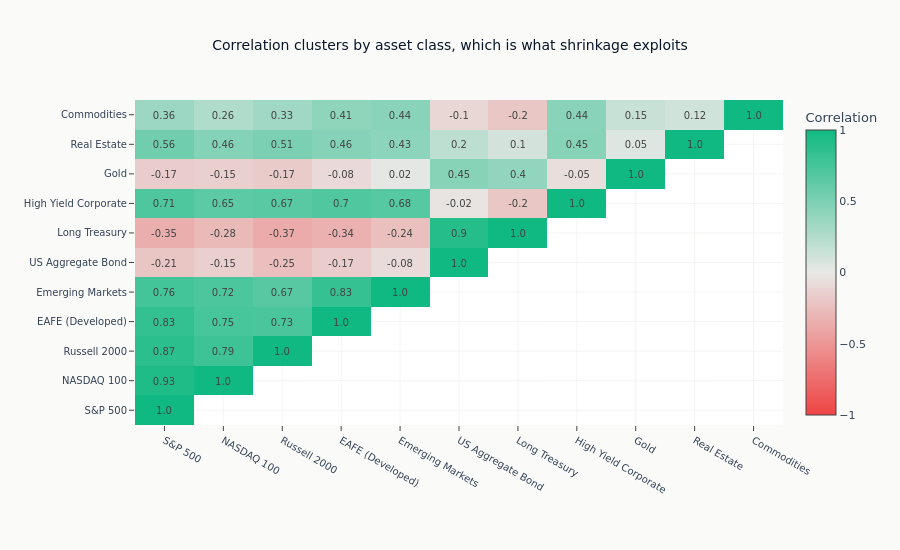

The cell this chart's notebook holds for it:
### Markdown cell above
## 2. Correlation Analysis

Only training observations enter the correlation map and every fitted allocator below.

### Code cell
# Training-period correlation matrix with the redundant upper triangle masked.
corr_matrix = train_returns.corr()
corr_values = corr_matrix.to_numpy()
mask = np.triu(np.ones_like(corr_values, dtype=bool), k=1)
heatmap_values = np.where(mask, np.nan, corr_values)
heatmap_text = np.where(mask, "", np.round(corr_values, 2).astype(str))
off_diagonal = corr_matrix.where(~np.eye(len(corr_matrix), dtype=bool)).stack()
strongest_pair = off_diagonal.idxmax()
strongest_corr = float(off_diagonal.max())

fig = go.Figure(
    data=go.Heatmap(
        z=heatmap_values,
        x=[ETF_UNIVERSE[s] for s in corr_matrix.columns],
        y=[ETF_UNIVERSE[s] for s in corr_matrix.index],
        colorscale=ml4t_diverging(),
        zmid=0,
        zmin=-1,
        zmax=1,
        text=heatmap_text,
        texttemplate="%{text}",
        textfont={"size": 10},
        hoverongaps=False,
        colorbar=dict(title="Correlation"),
    )
)

fig.update_layout(
    title="Correlation clusters by asset class, which is what shrinkage exploits",
    height=550,
    margin=dict(l=135, b=125, r=40),
)
fig.show()

### Figure 1 — Plotly figure (JSON) as saved in the notebook; plotly's stock layout.template omitted (floating-point values rounded to 4 significant figures)
{"data": [{"colorbar": {"title": {"text": "Correlation"}}, "colorscale": [[0.0, "#ef4444"], [0.5, "#e8e8e6"], [1.0, "#10b981"]], "hoverongaps": false, "text": [["1.0", "", "", "", "", "", "", "", "", "", ""], ["0.93", "1.0", "", "", "", "", "", "", "", "", ""], ["0.87", "0.79", "1.0", "", "", "", "", "", "", "", ""], ["0.83", "0.75", "0.73", "1.0", "", "", "", "", "", "", ""], ["0.76", "0.72", "0.67", "0.83", "1.0", "", "", "", "", "", ""], ["-0.21", "-0.15", "-0.25", "-0.17", "-0.08", "1.0", "", "", "", "", ""], ["-0.35", "-0.28", "-0.37", "-0.34", "-0.24", "0.9", "1.0", "", "", "", ""], ["0.71", "0.65", "0.67", "0.7", "0.68", "-0.02", "-0.2", "1.0", "", "", ""], ["-0.17", "-0.15", "-0.17", "-0.08", "0.02", "0.45", "0.4", "-0.05", "1.0", "", ""], ["0.56", "0.46", "0.51", "0.46", "0.43", "0.2", "0.1", "0.45", "0.05", "1.0", ""], ["0.36", "0.26", "0.33", "0.41", "0.44", "-0.1", "-0.2", "0.44", "0.15", "0.12", "1.0"]], "textfont": {"size": 10}, "texttemplate": "%{text}", "type": "heatmap", "x": ["S&P 500", "NASDAQ 100", "Russell 2000", "EAFE (Developed)", "Emerging Markets", "US Aggregate Bond", "Long Treasury", "High Yield Corporate", "Gold", "Real Estate", "Commodities"], "y": ["S&P 500", "NASDAQ 100", "Russell 2000", "EAFE (Developed)", "Emerging Markets", "US Aggregate Bond", "Long Treasury", "High Yield Corporate", "Gold", "Real Estate", "Commodities"], "z": [[1.0, NaN, NaN, NaN, NaN, NaN, NaN, NaN, NaN, NaN, NaN], [0.9272, 1.0, NaN, NaN, NaN, NaN, NaN, NaN, NaN, NaN, NaN], [0.8711, 0.7937, 1.0, NaN, NaN, NaN, NaN, NaN, NaN, NaN, NaN], [0.8314, 0.7474, 0.734, 1.0, NaN, NaN, NaN, NaN, NaN, NaN, NaN], [0.7633, 0.7238, 0.6716, 0.829, 1.0, NaN, NaN, NaN, NaN, NaN, NaN], [-0.2133, -0.1541, -0.2514, -0.1694, -0.07797, 1.0, NaN, NaN, NaN, NaN, NaN], [-0.351, -0.2817, -0.3727, -0.3357, -0.2418, 0.9033, 1.0, NaN, NaN, NaN, NaN], [0.7137, 0.6471, 0.6655, 0.7035, 0.6763, -0.02269, -0.2021, 1.0, NaN, NaN, NaN], [-0.168, -0.1541, -0.1718, -0.08233, 0.0152, 0.4526, 0.4006, -0.0548, 1.0, NaN, NaN], [0.5575, 0.4629, 0.5059, 0.459, 0.4275, 0.1983, 0.09929, 0.451, 0.0529, 1.0, NaN], [0.355, 0.2648, 0.3314, 0.4143, 0.4389, -0.1049, -0.2029, 0.4395, 0.1528, 0.1169, 1.0]], "zmax": 1, "zmid": 0, "zmin": -1}], "layout": {"height": 550, "margin": {"b": 125, "l": 135, "r": 40}, "title": {"text": "Correlation clusters by asset class, which is what shrinkage exploits"}}}
